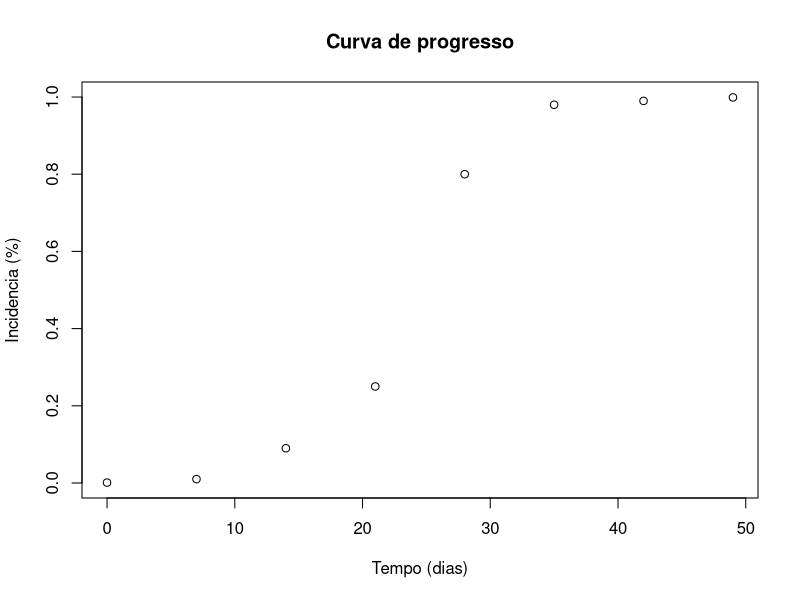
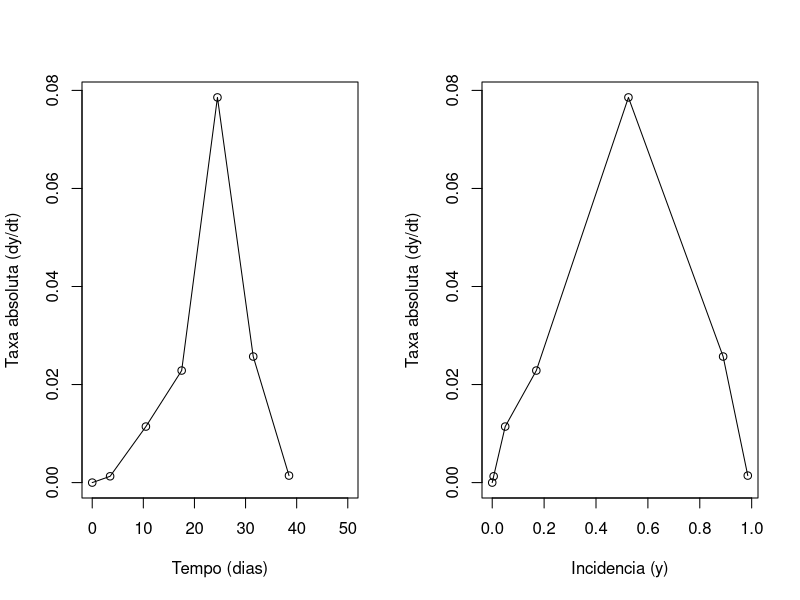
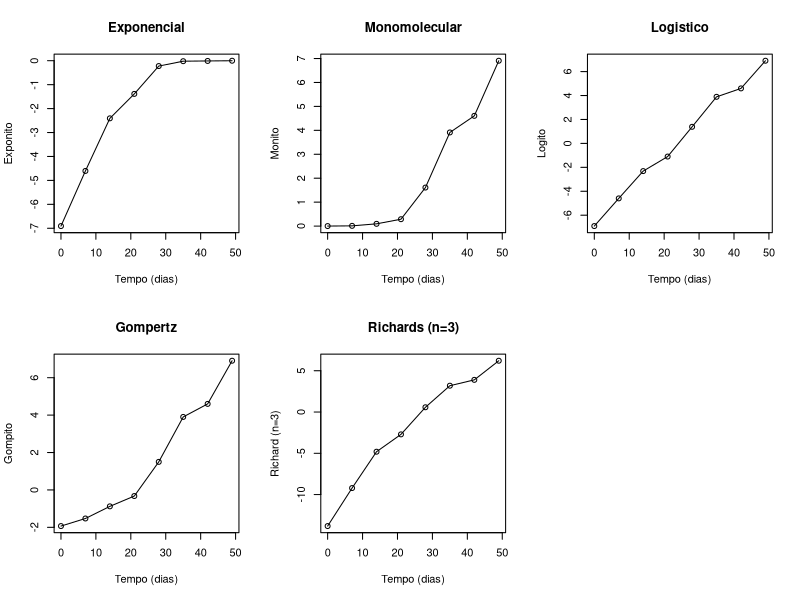
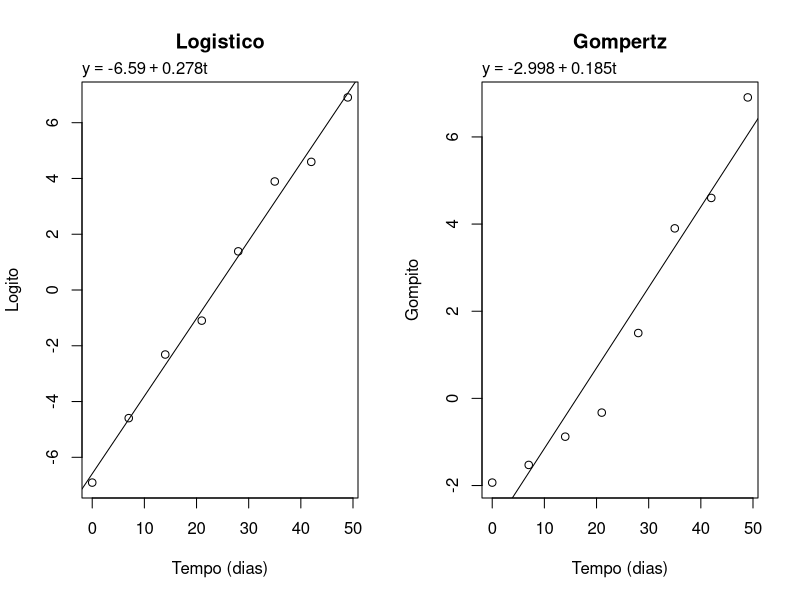
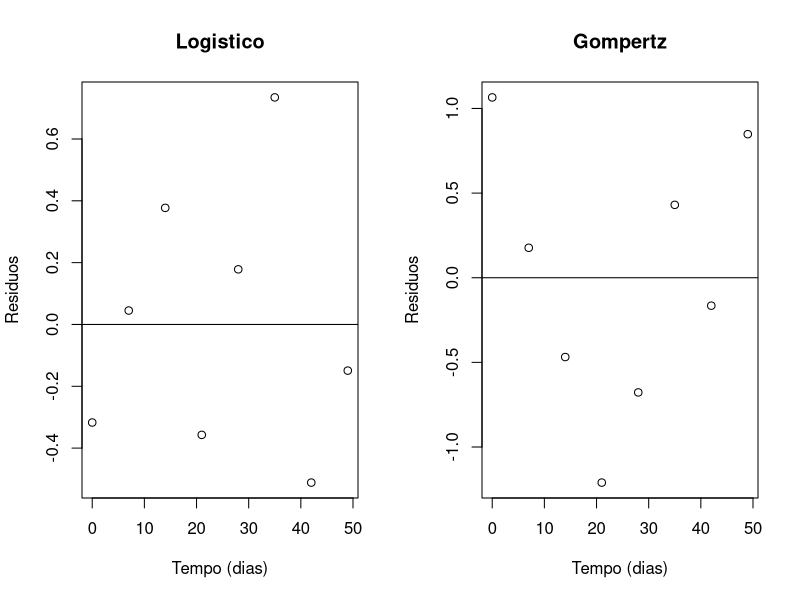
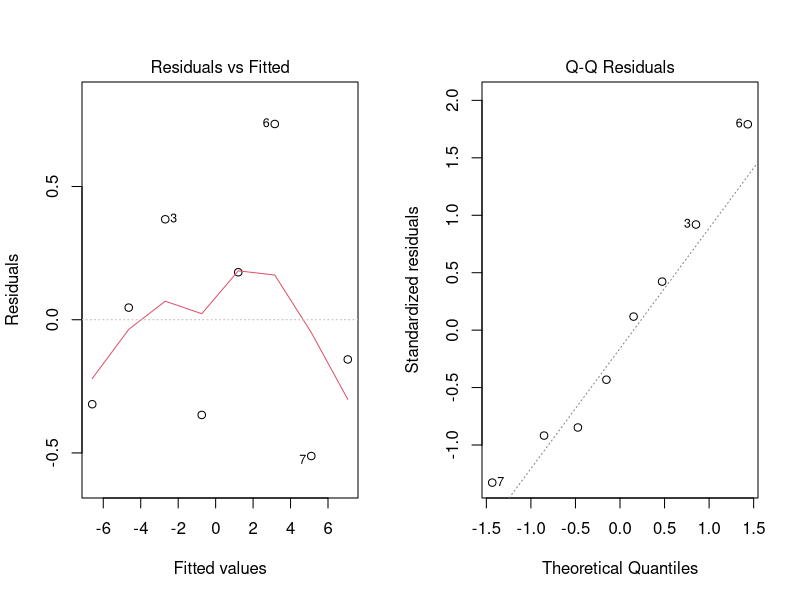
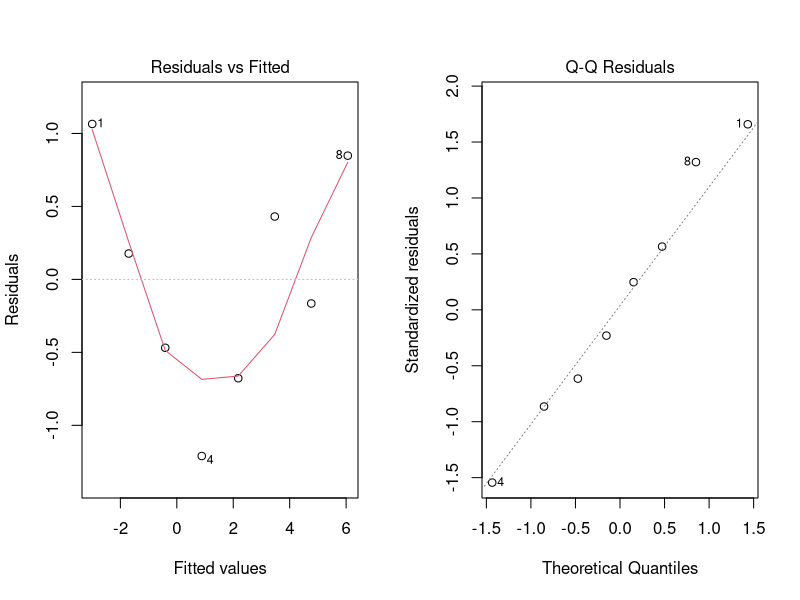
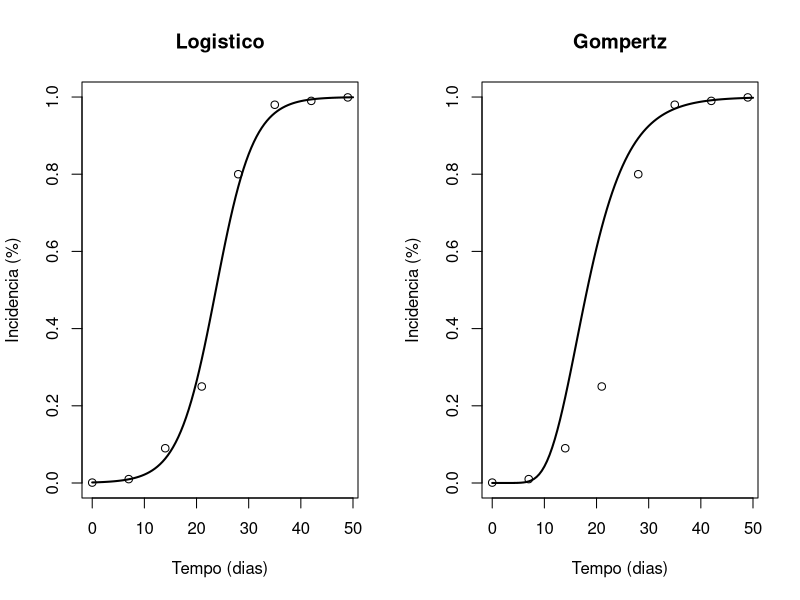

These figures' R source, in order:
## ---- chunk 1

#Gera uma sequencia de oito das de avaliação, do dia 0 a 49, a cada sete dias.
t = seq(0,49,7)

#Atribui os valores de incidência em %
inc = c(0.1, 1, 9, 25, 80, 98, 99, 99.9)

# Transforma os valores para proporção (0 a 1)
y = inc/100
curva1 <- data.frame(t, y)
## ---- chunk 2
plot ( y ~ t, data=curva1, main="Curva de progresso", type=c("p"), ylab="Incidencia (%)", xlab="Tempo (dias)")
       
## ---- chunk 3
dydt = c(0,
 curva1[2,2]-curva1[1,2],
 curva1[3,2]-curva1[2,2],
 curva1[4,2]-curva1[3,2],
 curva1[5,2]-curva1[4,2],
 curva1[6,2]-curva1[5,2],
 curva1[7,2]-curva1[6,2])

# Divide todos os valores por sete, já que é fixo nesse caso
dydt = dydt/7
dydt # apresenta os dados
## ---- chunk 4
t2 = c(0, 
 (curva1[2,1]+curva1[1,1])/2,
 (curva1[3,1]+curva1[2,1])/2,
 (curva1[4,1]+curva1[3,1])/2,
 (curva1[5,1]+curva1[4,1])/2,
 (curva1[6,1]+curva1[5,1])/2,
 (curva1[7,1]+curva1[6,1])/2)
t2
## ---- chunk 5
y2 = c(0, 
 (curva1[2,2]+curva1[1,2])/2,
 (curva1[3,2]+curva1[2,2])/2,
 (curva1[4,2]+curva1[3,2])/2,
 (curva1[5,2]+curva1[4,2])/2,
 (curva1[6,2]+curva1[5,2])/2,
 (curva1[7,2]+curva1[6,2])/2)
y2
## ---- chunk 6
par(mfrow=c(1,2))
plot (dydt ~ t2, xlim=c(0,50), type="o", 
      ylab="Taxa absoluta (dy/dt)", xlab = "Tempo (dias)")

plot (dydt ~ y2, type="o", 
      ylab="Taxa absoluta (dy/dt)", xlab="Incidencia (y)")
## ---- chunk 7

# Abaixo, cria-se uma variável de cada vez e adiciona no conjunto de dados curva1
curva1$yexp = log(y)                # exponito
curva1$ymon = log(1/(1-y))          # monito
curva1$ylog = log(y/(1-y))          # logito
curva1$ygom = -log(-log(y))         # gompito
curva1$yric3 = log(1 / (y^(1-3)-1)) # richards (n=3)

# apresenta o conjunto de dados com as variáveis novas adicionadas
curva1
## ---- chunk 8

par(mfrow=c(2,3))

plot (yexp ~ t, data=curva1, main="Exponencial", type=c("o"), 
      ylab="Exponito", xlab="Tempo (dias)")

plot (ymon ~ t, data=curva1, main="Monomolecular", type=c("o"),
      ylab="Monito", xlab="Tempo (dias)")

plot (ylog ~ t, data=curva1, main="Logistico", type=c("o"),
      ylab="Logito", xlab="Tempo (dias)")

plot (ygom ~ t, data=curva1, main="Gompertz", type=c("o"),
      ylab="Gompito", xlab="Tempo (dias)")

plot (yric3 ~ t, data=curva1, main="Richards (n=3)", type=c("o"),
      ylab="Richard (n=3)",  xlab="Tempo (dias)")

## ---- chunk 9

# Aplica a regressão linear para o logito
reg_log = lm(ylog ~ t, data=curva1)

# apresenta os dois coeficientes do modelo linear
coef(reg_log) 

# Mostra o intervalo de confiança dos parâmetros
c = confint(reg_log)
c
# aplica função inversa para o intercepto para obter o y0
conf = 1/(1+exp(-c[1])) # apenas para o intercepto
conf

# Regressão linear para o gompito
reg_gom = lm(ygom ~ t, data=curva1)

# apresenta os dois coeficientes do modelo linear
coef(reg_gom) 

# Mostra o intervalo de confiança dos parâmetros
c= confint(reg_gom)
c
# aplica função inversa para o intercepto para obter o y0

conf = 1/(1+exp(-c[1])) # apenas para o intercepto
conf
## ---- chunk 10
par(mfrow=c(1,2))

plot (ylog ~ t, data=curva1, main="Logistico", type=c("p"),
      ylab="Logito", xlab="Tempo (dias)")

#abline (coef(reg_log)) # apresenta a linha da regressão
abline (coef(reg_log))

# adiciona a equação no gráfico
lm_coef <- round(coef(reg_log), 3) # extrai os coeficientes
mtext(bquote(y == .(lm_coef[1]) + .(lm_coef[2])*t), adj=0, padj=0) # Mostra a equação

plot ( ygom ~ t, data=curva1, main="Gompertz", type=c("p"),
      ylab="Gompito", xlab="Tempo (dias)"
      )
abline (coef(reg_gom))

# adiciona a equação no gráfico
lm_coefg <- round(coef(reg_gom), 3) # extrai os coeficientes
mtext(bquote(y == .(lm_coefg[1]) + .(lm_coefg[2])*t), adj=0, padj=0) # mostra a equação equation 
## ---- chunk 11
par(mfrow=c(1,2))
# cria o vetor dos resíduos do modelo logístico
res_log = resid(reg_log)

# gráfico dos resíduos
plot ( res_log ~ t, main="Logistico",  ylab="Residuos", xlab ="Tempo (dias)")
abline(h=0) # cria uma linha horizontal para y=0

# cria o vetor dos resíduos do modelo Gompertz
res_gom = resid(reg_gom)

plot(res_gom ~ t, main="Gompertz", ylab="Residuos", xlab ="Tempo (dias)")
abline(h=0)

## ---- chunk 12

# MODELO LOGÍSTICO
# Cria a variável com o valor predito pelo modelo logístico
curva1$pred_logito <- lm_coef[1] + (lm_coef[2]*t)
curva1 = round(curva1, 3) # arredonda os valores para 3 casas
# Mostra o conjunto de dados com a nova variável
curva1

# Ajusta um modelo linear para predito versus y transformado para log
ajuste_log = lm(ylog ~ pred_logito, data=curva1)
# Mostra o R2 do ajuste
summary(ajuste_log)$r.squared
# Mostra os coeficientes
summary(ajuste_log)$coef


mean(ajuste_log$residuals^2) # quadrado médio dos resíduos
sqrt(mean(ajuste_log$residuals^2)) # raiz do quadrado médio dos resíduos (do inglês, RMSE)

# Gráficos de diagnóstico do modelo 
par(mfrow=c(1,2))
plot(ajuste_log, which=1:2) # mostra os resíduos e o qq-plot


# MODELO DE GOMPERTZ
# Cria a variável dos valores preditos pelo modelo linear 
curva1$pred_gompito <- lm_coefg[1] + (lm_coefg[2]*t)
curva1 = round(curva1, 3)
curva1

# Ajusta o modelo linear
ajuste_gomp = lm(ygom ~ pred_gompito, data=curva1)
# Mostra o coeficiente de determinação do modelo
summary(ajuste_gomp)$r.squared
# Mostra os coeficientes
summary(ajuste_gomp)$coef
sqrt(mean(ajuste_gomp$residuals^2))

# Gráficos de avaliação do ajuste 
par(mfrow=c(1,2))
plot(ajuste_gomp, which = 1:2) # mostra os resíduos e o qq-plot

## ---- chunk 13

# Cria um gráfico do progresso da doença

par(mfrow=c(1,2))
plot (y ~ t, data=curva1, main="Logistico",  type=c("p"),
      ylab="Incidencia (%)", xlab="Tempo (dias)")

lm_coefl <- round(coef(reg_log), 3)
lm_coefl
y0 = 1/ (1+exp(-lm_coefl[1]))  # y0 estimado
y0
 
# Entra com os dados para gerar a curva do modelo
max=50
r = lm_coefl[2]
# Estimado da taxa r do logístico
     
curve( 1/(1+((1-y0)/y0)*exp(-r*x)), from=0, to=max, add=T, ylab="y", xlab="t", ylim=c(0,1), lty=1, lwd=2)

# curva do modelo de gompertz
plot ( y ~ t, data=curva1, main="Gompertz", type=c("p"),
      ylab="Incidencia (%)", xlab="Tempo (dias)")

lm_coefg <- round(coef(reg_gom), 3)
lm_coefg
y0 = exp(-exp(-lm_coefg[1])) # Estimado y0 do gompertz
y0

max=50
r = lm_coefg[2]
# Estimado da taxa do modelo gompertz
curve(exp(log(y0)*exp(-r*x)), from=0, to=max, add=T, ylab="y", xlab="t", ylim=c(0,1), lty=1, lwd=2)

## ---- chunk 14

# os dados serão os mesmos utilizados anteriormente
t = seq(0,49,7)
# atribui os valores de incidência em %
inc = c(0.1, 1, 9, 25, 80, 98, 99, 99.9)
# Transforma os valores para proporção (0 a 1)
y = inc/100

# ajusta o modelo logístico. Os parâmetros iniciais foram ao redor dos valores estimados para o ajuste por regressão linear


nl_logistico = nls(y~k/(1+(k/y0-1)*exp(-r*t)),start=list(k=1.1,y0=0.001,r=0.27))

# mostra os valores dos três parâmetros
coef(nl_logistico)

# grava os valores com 4 casas decimais
coef_nl_log = round(coef(nl_logistico),4)

# note que os valores não são os mesmos estimados pela regressão linear entre o logito e os dados observados, onde y0= 0.0013 e r = 0.27
coef_nl_log

# apresenta a estatítica completa com o erro padrão dos parâmetros e o R2
summary(nl_logistico)

# gera um gráfico com os dados originais e preditos pelo modelo
par(mfrow=c(1,1))
plot (y ~ t, data=curva1, main="Modelo logistico", type="p", 
      ylab="Incidencia (%)", xlab="Tempo (dias)")

# plota a linha do modelo chamando pelos respectivos parâmetros estimados acima 
curve(coef_nl_log[1]/(1+exp(-log(coef_nl_log[2]/(1-coef_nl_log[2]))-coef_nl_log[3]*x)), from=t[1],to=t[8], add=TRUE)

# faz o gráfico da relação entre o observado e o predito pelo modelo
plot (y ~predict(nl_logistico), xlim=c(0,1), ylim=c(0,1))
lm_predobs = lm(y ~ predict(nl_logistico))
abline(lm_predobs)
abline(0,1, lty=2)
summary(lm_predobs)

## ---- chunk 15
library(minpack.lm)

# novamente vamos inicializar o processo com os valores dos parâmetros ao redor daqueles estimados pela regressão linear
nl_gompertz = nlsLM(y~k*exp(log(y0/k)*exp(-r*t)),start=list(k=1,y0=0,r=0.17))
coef(nl_gompertz)
# mostra os parâmetros ajustados



# o modelo abaixo, se utilizado com a função nls irá produzir um erro do tipo "singular gradient matrix at initial parameter estimates". Isso se deve à forma como é feita a estimação. Veja mais detalhes no pacote minpack.lm
# gompertz = nls(y~k*exp(log(y0/k)*exp(-r*t)),start=list(k=0.9,y0=0,r=0.19))
#lm_coef <- round(coef(gompertz), 12)
#lm_coef

# gera um gráfico com os dados originais e preditos pelo modelo
par(mfrow=c(1,1))
plot (y ~ t, data=curva1, main="Modelo Gompertz", type="p", 
      ylab="Incidencia (%)", xlab="Tempo (dias)")

# plota a linha do modelo chamando pelos respectivos parâmetros estimados acima 

curve(coef(nl_gompertz)[1]*exp(log(coef(nl_gompertz)[2]/coef(nl_gompertz)[1])*exp(-coef(nl_gompertz)[3]*x)), from=0, to=max, add=T, ylab="y", xlab="t", ylim=c(0,1), lty=1, lwd=2)




# apresenta o gráfico
plot (predict(nl_gompertz)~y, xlim=c(0,1), ylim=c(0,1))
lm_predobs_g = lm(predict(nl_gompertz) ~ y)
abline(lm_predobs_g)
abline(0,1, lty=2)
summary(lm_predobs_g)



## ---- chunk 16
# dados de severidade do carvão da cana-de-açúcar em %
ym = c(3.9,20,43.7,66.2,82.4,91.3,94.4,96,97.1,98,98.5,99)
# transforma para proporção
ym2 = ym/100

# dias após o plantio
tm = c(22,28,34,49,63,78,91,105,119,133,147,163)
# faz a correção para a epidmeia ter início no tempo 0 
tm2 = c(0,6,12,27,41,56,69,83,97,111,125,141)

# ajusta o modelo de regressão não linear
nl_mono= nlsLM(ym2~1-(1-y0)*exp(-r*tm2), start=list(y0=0.01,r=0.2))
#coeficientes
coef(nl_mono)
#sumário da regressão
summary(nl_mono)

# faz o gráfico dos dados observados
par(mfrow=c(1,1))
plot (ym2 ~ tm2, data=curva1, main="Modelo monomolecular", type="p", 
      ylab="Incidencia (%)", xlab="Tempo (dias)")
# plota a linha do modelo com os respectivos parâmetros estimados acima 
curve(1-((1-coef(nl_mono)[1])*exp(-coef(nl_mono)[2]*x)),from=0,to=170, lty=1, lwd=2, add=T) # o add=T permite incluir a curva no mesmo gráfico
